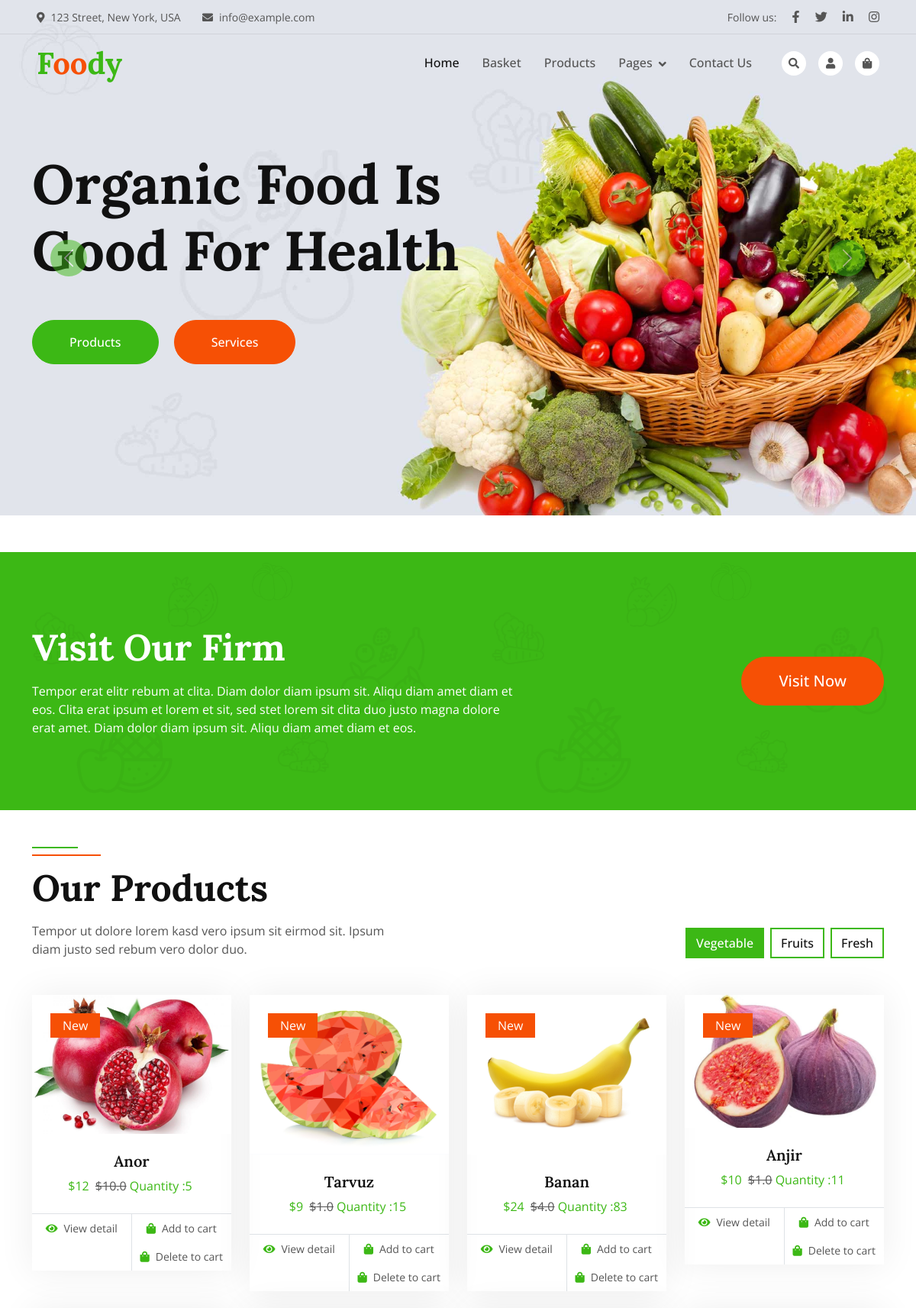
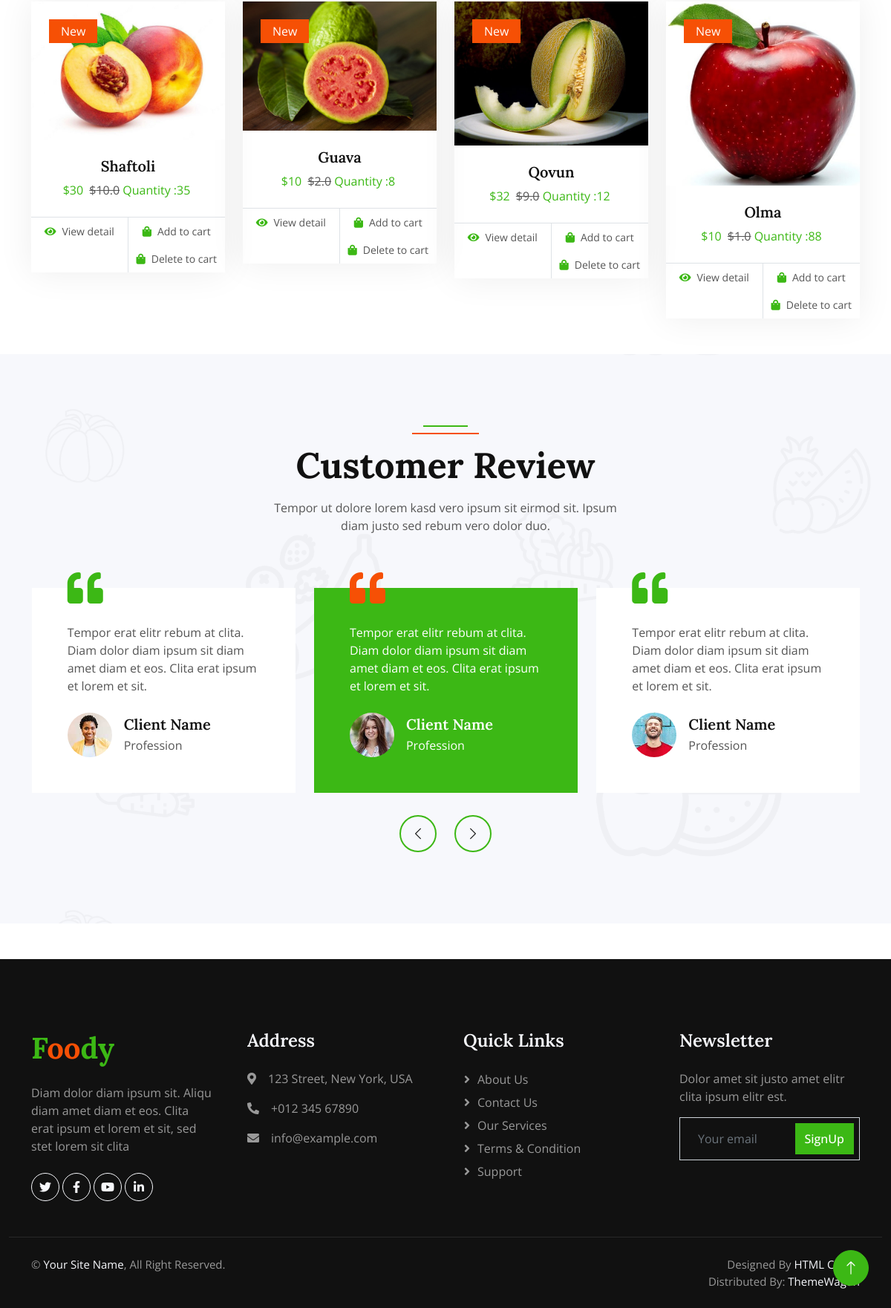
Screenshot of /products/ with the database file from the repository (2 pictures, top to bottom).
### app/models.py (models this page shows, shortened)
class Product(models.Model):
    name = models.CharField(max_length=100)
    category = models.ForeignKey(Category, on_delete=models.CASCADE)
    description = models.TextField()
    price = models.DecimalField(max_digits=7, decimal_places=0)
    quantity = models.IntegerField(default=0)
    discount = models.FloatField(null=True, blank=True)
    image = models.ImageField(upload_to='products/', verbose_name="Rasmi")

### app/views.py (the view)
# urls.py: path('products/', all_products, name='products'),
def all_products(request):
    products = Product.objects.all
    categories = Category.objects.all
    context = {
        'products':products,
        'categories':categories
    }
    return render(request, 'app/all_products.html', context)

### app/templates/app/all_products.html (shortened to what this page needs)
{% extends 'base.html' %}
{% block main %}
<div class="container-xxl py-5">
    <div class="container">
        <div class="row g-0 gx-5 align-items-end">
            <div class="col-lg-6">
                <div class="section-header text-start mb-5 wow fadeInUp" data-wow-delay="0.1s" style="max-width: 500px;">
                    <h1 class="display-5 mb-3">Our Products</h1>
                    <p>Tempor ut dolore lorem kasd vero ipsum sit eirmod sit. Ipsum diam justo sed rebum vero dolor duo.</p>
                </div>
            </div>
            <div class="col-lg-6 text-start text-lg-end wow slideInRight" data-wow-delay="0.1s">
                <ul class="nav nav-pills d-inline-flex justify-content-end mb-5">
                    <li class="nav-item me-2">
                        <a class="btn btn-outline-primary border-2 active" data-bs-toggle="pill" href="#tab-1">Vegetable</a>
                    </li>
                    <li class="nav-item me-2">
                        <a class="btn btn-outline-primary border-2" data-bs-toggle="pill" href="#tab-2">Fruits </a>
                    </li>
                    <li class="nav-item me-0">
                        <a class="btn btn-outline-primary border-2" data-bs-toggle="pill" href="#tab-3">Fresh</a>
                    </li>
                </ul>
            </div>
        </div>
        <div class="tab-content">
            <div id="tab-1" class="tab-pane fade show p-0 active">
                <div class="row g-4">
                    {% for product in products %}
                    <div class="col-xl-3 col-lg-4 col-md-6">
                        <div class="product-item wow fadeInUp" data-wow-delay="0.1s">
                            <div class="position-relative bg-light overflow-hidden">
                                <img class="img-fluid w-100" src="{{ product.image.url }}" alt="">
                                <div class="bg-secondary rounded text-white position-absolute start-0 top-0 m-4 py-1 px-3">New</div>
                            </div>
                            <div class="text-center p-4">
                                <a class="d-block h5 mb-2" href="">{{ product.name }}</a>
                                <span class="text-primary me-1">${{ product.price }}</span>
                                <span class="text-body text-decoration-line-through">${{ product.discount }}</span>
                                 <span class="text-primary me-1">Quantity :{{ product.quantity }}</span>
                            </div>
                            <div class="d-flex border-top">
                                <small class="w-50 text-center border-end py-2">
                                    <a class="text-body" href="{% url 'detail' product.pk %}"><i class="fa fa-eye text-primary me-2"></i>View detail</a>
                                </small>
                                <small class="w-50 text-center py-2">
                                    <a class="text-body" href="{% url 'to-cart' product.pk 'add' %}"><i class="fa fa-shopping-bag text-primary me-2"></i>Add to cart</a>
                                    <a class="text-body" href="{% url 'to-cart' product.pk 'delete' %}"><i class="fa fa-shopping-bag text-primary me-2"></i>Delete to cart</a>
                                </small>
                            </div>
                        </div>
                    </div>
                    {% endfor %}
                </div>
            </div>
        </div>
    </div>
</div>
{% endblock main %}

### rows the page displays
Product: image (picture), name "Anor", price "12", discount "10.0", quantity "5"
Product: image (picture), name "Tarvuz", price "9", discount "1.0", quantity "15"
Product: image (picture), name "Banan", price "24", discount "4.0", quantity "83"
Product: image (picture), name "Anjir", price "10", discount "1.0", quantity "11"
Product: image (picture), name "Shaftoli", price "30", discount "10.0", quantity "35"
Product: image (picture), name "Guava", price "10", discount "2.0", quantity "8"
Product: image (picture), name "Qovun", price "32", discount "9.0", quantity "12"
Product: image (picture), name "Olma", price "10", discount "1.0", quantity "88"
